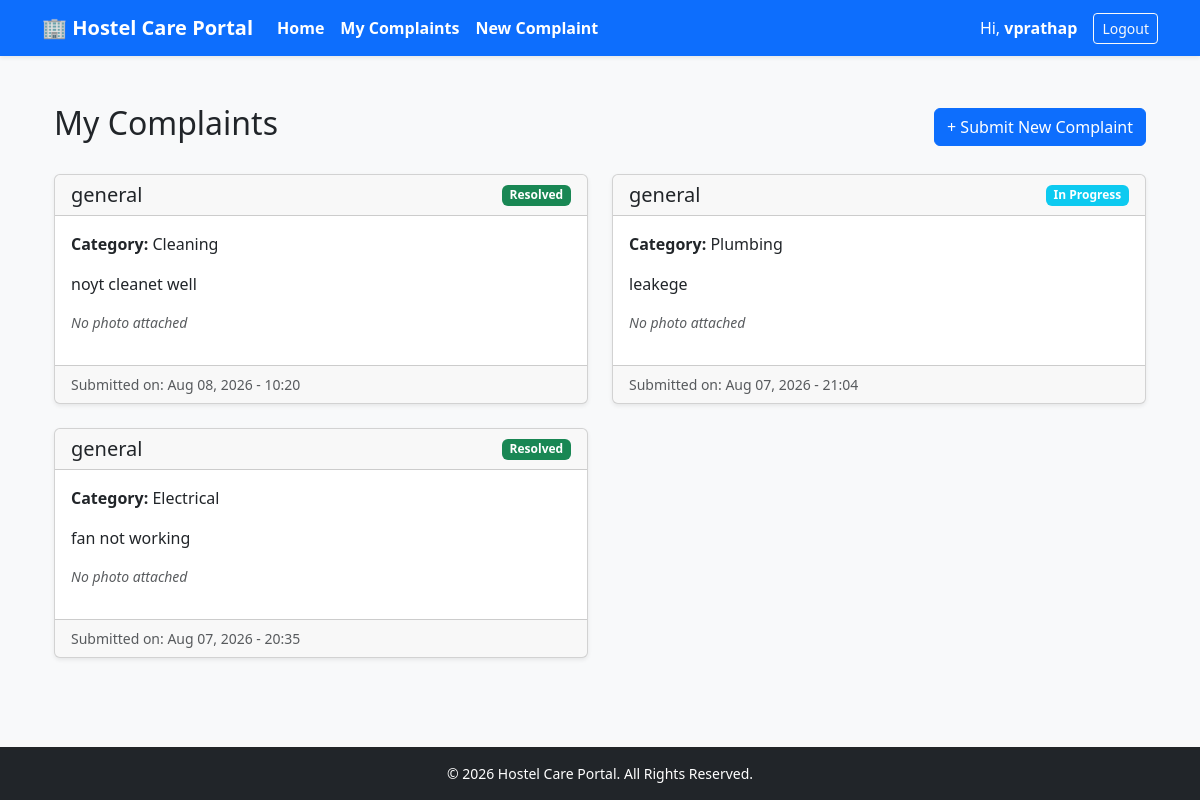
The page /dashboard/ (signed in) on the database its author committed.
### complaints/models.py (models this page shows, shortened)
class Complaint(models.Model):
    CATEGORY_CHOICES = [
        ('Electrical', 'Electrical'),
        ('Plumbing', 'Plumbing'),
        ('Furniture', 'Furniture'),
        ('Cleaning', 'Cleaning'),
        ('Other', 'Other'),
    ]
    STATUS_CHOICES = [
        ('Pending', 'Pending'),
        ('In Progress', 'In Progress'),
        ('Resolved', 'Resolved'),
    ]
    user = models.ForeignKey(User, on_delete=models.CASCADE)
    title = models.CharField(max_length=200)
    category = models.CharField(max_length=50, choices=CATEGORY_CHOICES, default='Electrical')
    description = models.TextField()
    status = models.CharField(max_length=20, choices=STATUS_CHOICES, default='Pending')
    created_at = models.DateTimeField(auto_now_add=True)
    image = models.ImageField(upload_to='complaint_images/', blank=True, null=True)

### complaints/views.py (the view)
# urls.py: path('dashboard/', views.complaint_list, name='complaint_list'),
@login_required
def complaint_list(request):
    complaints = Complaint.objects.filter(user=request.user).order_by('-created_at')
    return render(request, 'complaints/complaint_list.html', {'complaints': complaints})

### complaints/templates/complaints/complaint_list.html
{% extends 'base.html' %}
{% block content %}
<div class="container mt-4">
    <div class="d-flex justify-content-between align-items-center mb-4">
        <h2>My Complaints</h2>
        <a href="{% url 'submit_complaint' %}" class="btn btn-primary">+ Submit New Complaint</a>
    </div>
    {% if complaints %}
        <div class="row">
            {% for complaint in complaints %}
                <div class="col-md-6 mb-4">
                    <div class="card shadow-sm h-100">
                        <div class="card-header d-flex justify-content-between align-items-center">
                            <h5 class="card-title mb-0">{{ complaint.title }}</h5>
                            <span class="badge
                                {% if complaint.status == 'Pending' %}bg-warning text-dark
                                {% elif complaint.status == 'In Progress' %}bg-info text-white
                                {% elif complaint.status == 'Resolved' %}bg-success
                                {% else %}bg-secondary{% endif %}">
                                {{ complaint.status }}
                            </span>
                        </div>
                        <div class="card-body">
                            <p class="card-text"><strong>Category:</strong> {{ complaint.category }}</p>
                            <p class="card-text">{{ complaint.description }}</p>
                            {% if complaint.image %}
                                <div class="mt-3">
                                    <p class="mb-1"><strong>Attachment:</strong></p>
                                    <a href="{{ complaint.image.url }}" target="_blank">
                                        <img src="{{ complaint.image.url }}" alt="Complaint Image" class="img-thumbnail" style="max-width: 200px; max-height: 200px; object-fit: cover;">
                                    </a>
                                </div>
                            {% else %}
                                <p class="text-muted small mt-2"><em>No photo attached</em></p>
                            {% endif %}
                        </div>
                        <div class="card-footer text-muted small">
                            Submitted on: {{ complaint.created_at|date:"M d, Y - H:i" }}
                        </div>
                    </div>
                </div>
            {% endfor %}
        </div>
    {% else %}
        <div class="alert alert-info text-center" role="alert">
            You haven't submitted any complaints yet.
        </div>
    {% endif %}
</div>
{% endblock %}

### complaints/templates/base.html (shortened to what this page needs)
<!DOCTYPE html>
<html lang="en">
<head>
    <link href="https://cdn.jsdelivr.net/npm/bootstrap@5.3.0/dist/css/bootstrap.min.css" rel="stylesheet">
</head>
<body class="bg-light">
    <nav class="navbar navbar-expand-lg navbar-dark bg-primary shadow-sm">
        <div class="container">
            <a class="navbar-brand fw-bold" href="{% url 'home' %}">🏢 Hostel Care Portal</a>
            <div class="collapse navbar-collapse" id="navbarNav">
                <ul class="navbar-nav me-auto">
                    <li class="nav-item">
                        <a class="nav-link text-white fw-semibold" href="{% url 'home' %}">Home</a>
                    </li>
                    {% if user.is_authenticated %}
                        <li class="nav-item">
                            <a class="nav-link text-white fw-semibold" href="{% url 'complaint_list' %}">My Complaints</a>
                        </li>
                        <li class="nav-item">
                            <a class="nav-link text-white fw-semibold" href="{% url 'submit_complaint' %}">New Complaint</a>
                        </li>
                    {% endif %}
                </ul>
                <div class="d-flex align-items-center">
                    {% if user.is_authenticated %}
                        <span class="text-white me-3">Hi, <strong>{{ user.username }}</strong></span>
                        <form action="{% url 'logout' %}" method="post" class="d-inline">
                            <button type="submit" class="btn btn-outline-light btn-sm">Logout</button>
                        </form>
                    {% else %}
                        <a href="{% url 'login' %}" class="btn btn-light btn-sm me-2 fw-semibold">Student Login</a>
                        <a href="{% url 'admin:index' %}" class="btn btn-warning btn-sm fw-bold">Warden Login</a>
                    {% endif %}
                </div>
            </div>
        </div>
    </nav>
    <main class="py-4">
        <div class="container">
            {% block content %}
            {% endblock %}
        </div>
    </main>
    <footer class="bg-dark text-white text-center py-3 mt-auto">
        <div class="container">
            <p class="mb-0 small">&copy; 2026 Hostel Care Portal. All Rights Reserved.</p>
        </div>
    </footer>
</body>
</html>

### complaints/templates/base.html (style rules this page uses)
body { display: flex; flex-direction: column; min-height: 100vh; }
main { flex: 1; }

### rows shown on the page
Complaint: title "general", status "Resolved", category "Cleaning", description "noyt cleanet well", shows "No photo attached", created_at "Aug 08, 2026 - 10:20"
Complaint: title "general", status "In Progress", category "Plumbing", description "leakege", shows "No photo attached", created_at "Aug 07, 2026 - 21:04"
Complaint: title "general", status "Resolved", category "Electrical", description "fan not working", shows "No photo attached", created_at "Aug 07, 2026 - 20:35"

### other values the page prints
{{ user.username }} "vprathap"
